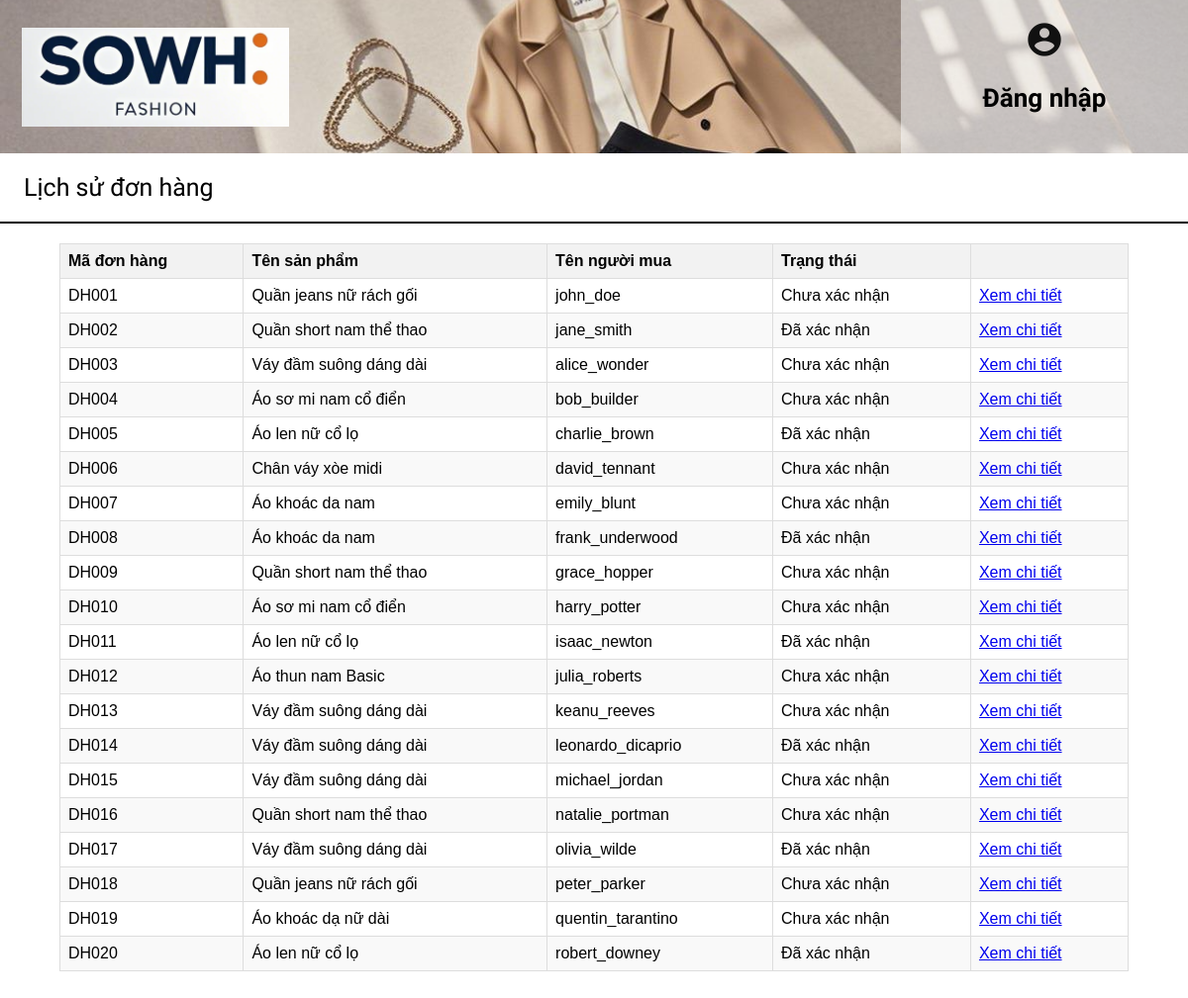
Screenshot of /lsdonhang.php with the database file from the repository.
### tables this page shows
CREATE TABLE `donhang` (
  `MaDH` char(10) NOT NULL,
  `TaiKhoan` varchar(20) NOT NULL,
  `TenNguoiNhan` varchar(50) NOT NULL,
  `SoDienThoai` char(10) NOT NULL,
  `DiaChi` varchar(50) NOT NULL,
  `SoLuong` int(11) NOT NULL,
  `Co` char(1) NOT NULL,
  `Gia` int(11) NOT NULL,
  `TrangThai` varchar(50) NOT NULL,
  `MaSP` varchar(10) DEFAULT NULL,
  `ThoiGian` datetime NOT NULL DEFAULT current_timestamp()
);

CREATE TABLE `sanpham` (
  `MaSP` varchar(10) NOT NULL,
  `TenSP` varchar(50) NOT NULL,
  `MoTa` varchar(1000) NOT NULL,
  `Gia` int(11) NOT NULL,
  `GioiTinh` varchar(10) NOT NULL,
  `PhanLoai` varchar(20) NOT NULL,
  `img` varchar(255) DEFAULT NULL,
  `luotmua` int(11) DEFAULT NULL,
  `S` tinyint(1) DEFAULT NULL,
  `L` tinyint(1) DEFAULT NULL,
  `XL` tinyint(1) DEFAULT NULL,
  `XXL` tinyint(1) DEFAULT NULL,
  `SLDaBan` int(11) DEFAULT NULL,
  `SLConLai` int(11) DEFAULT NULL,
  `MauSac` varchar(50) DEFAULT '',
  `Video` text DEFAULT '',
  `Anh` text DEFAULT '',
  `SoLuong` int(11) DEFAULT 0
);

### lsdonhang.php (the view, shortened to what this page needs)
<?php
$servername = "localhost";
$username = "root";
$password = "";
$dbname = "fss";
$conn = new mysqli($servername, $username, $password, $dbname);
$sql = "SELECT * FROM donhang,sanpham where donhang.MaSP=sanpham.MaSP";
$result = $conn->query($sql);
?>
<!DOCTYPE html>
<html lang="en">
	<head>
	  <link rel="stylesheet" href="lsdonhang.css">
	</head>
	<body>
		<header>
			<a href="trangchu.php">
				<img src="img/logo2.png" alt="Sowh Fashion Logo">
			</a>
			<?php if (isset($_SESSION['username'])): ?>
				<div class="header">
					<section>
						<a href="" class="login" style="top: 35px; left: 1300px;" ><b><?php echo htmlspecialchars($_SESSION['username']); ?></b></a>
						<a href="logout.php" class="login" style="top: 35px; right: 30px;" ><span class="material-icons"
							style="font-size: 40px; color: #111;" >logout </span></a>
					</section>
					<section>
						<a href="" class="login" style="top: 100px; left: 1300px;">Khác</a>
						<li class="dropdown">
							<a href="" class="login" ><span class="material-icons" style="font-size: 40px; color: #111;">menu</span> </a>
							<div class="dropdown-content">
								<a href="">Quản lý kho hàng</a>
								<a href="">Xem đơn hàng</a>
								<a href="">Xem lịch sử đơn hàng</a>
								<a href="">Doanh thu</a>
							</div>
						</li>
					</section>
				</div>
			<?php else: ?>
				<div class="header">
					<a href="login.php" class="login"><span class="material-icons"
						style="font-size: 40px; color: #111;" >account_circle</span></a><br>
					<a href="login.php" class="login"><b>Đăng nhập</b></a>
				</div>
			<?php endif; ?>
		</header>
		<div style="padding-top: 20px" >
			<label>Lịch sử đơn hàng</label>
		</div>
		<div class="thanhngang"></div>
		<table>
			<thead>
				<tr>
					<th>Mã đơn hàng</th>
					<th>Tên sản phẩm</th>
					<th>Tên người mua</th>
					<th>Trạng thái</th>
					<th></th>
				</tr>
			</thead>
			<tbody>
				<div>
					<?php
					if ($result->num_rows > 0) {
						while($row = $result->fetch_assoc()) {
							echo'
							<tr>
								<td>'. $row["MaDH"] .'</td>
								<td>'. $row["TenSP"] .'</td>
								<td>'. $row["TaiKhoan"] .'</td>
								<td>'. $row["TrangThai"] .'</td>
								<td><a href="chitietDH.php?id=' . $row["MaDH"] . '"">Xem chi tiết</a></td>
							</tr>';
						}
					} else {
						echo "Không có sản phẩm";
					}
					?>
				 </div>
			</tbody>
		</table>
	</body>
</html>

### lsdonhang.css (style rules this page uses)
* { margin: 0; padding: 0; box-sizing: border-box; }
body { margin: 0; padding-bottom: 50px; font-family: Arial, sans-serif; }
header { height: 155px; width: 100%; display: flex; justify-content: space-between; background: url(img/header.png) no-repeat; background-position: 50% 21.4%; background-size: cover; }
header img { width: 290px; height: 120px; margin: 18px 20px 20px 12px ; padding: 10px; }
header div.header { display: flex; flex-direction: column; width: 290px; height: 100%; padding: 20px 10px ; background-color: rgba(255, 255, 255, 0.5); }
.login { margin: 0 auto; color: black; font-size: 26px; text-decoration: none; font-family: 'Paytone One', sans-serif; }
label { font-size: 25px; font-family: 'Paytone One', Noto Serif Dispaly; margin: 0 72% 0 2%; }
table { border-collapse: collapse; margin: 20px 5%; width: 90%; }
th, td { border: 1px solid #ddd; padding: 8px; text-align: left; }
th { background-color: #f2f2f2; }
tr:nth-child(even) { background-color: #f9f9f9; }
.thanhngang { width: 100%; height: 2px; background-color: black; margin: 20px 0; }

### rows the page displays
donhang: MaDH "DH001", sanpham.TenSP "Quần jeans nữ rách gối", TaiKhoan "john_doe", TrangThai "Chưa xác nhận"
donhang: MaDH "DH002", sanpham.TenSP "Quần short nam thể thao", TaiKhoan "jane_smith", TrangThai "Đã xác nhận"
donhang: MaDH "DH003", sanpham.TenSP "Váy đầm suông dáng dài", TaiKhoan "alice_wonder", TrangThai "Chưa xác nhận"
donhang: MaDH "DH004", sanpham.TenSP "Áo sơ mi nam cổ điển", TaiKhoan "bob_builder", TrangThai "Chưa xác nhận"
donhang: MaDH "DH005", sanpham.TenSP "Áo len nữ cổ lọ", TaiKhoan "charlie_brown", TrangThai "Đã xác nhận"
donhang: MaDH "DH006", sanpham.TenSP "Chân váy xòe midi", TaiKhoan "david_tennant", TrangThai "Chưa xác nhận"
donhang: MaDH "DH007", sanpham.TenSP "Áo khoác da nam", TaiKhoan "emily_blunt", TrangThai "Chưa xác nhận"
donhang: MaDH "DH008", sanpham.TenSP "Áo khoác da nam", TaiKhoan "frank_underwood", TrangThai "Đã xác nhận"
donhang: MaDH "DH009", sanpham.TenSP "Quần short nam thể thao", TaiKhoan "grace_hopper", TrangThai "Chưa xác nhận"
donhang: MaDH "DH010", sanpham.TenSP "Áo sơ mi nam cổ điển", TaiKhoan "harry_potter", TrangThai "Chưa xác nhận"
donhang: MaDH "DH011", sanpham.TenSP "Áo len nữ cổ lọ", TaiKhoan "isaac_newton", TrangThai "Đã xác nhận"
donhang: MaDH "DH012", sanpham.TenSP "Áo thun nam Basic", TaiKhoan "julia_roberts", TrangThai "Chưa xác nhận"
donhang: MaDH "DH013", sanpham.TenSP "Váy đầm suông dáng dài", TaiKhoan "keanu_reeves", TrangThai "Chưa xác nhận"
donhang: MaDH "DH014", sanpham.TenSP "Váy đầm suông dáng dài", TaiKhoan "leonardo_dicaprio", TrangThai "Đã xác nhận"
donhang: MaDH "DH015", sanpham.TenSP "Váy đầm suông dáng dài", TaiKhoan "michael_jordan", TrangThai "Chưa xác nhận"
donhang: MaDH "DH016", sanpham.TenSP "Quần short nam thể thao", TaiKhoan "natalie_portman", TrangThai "Chưa xác nhận"
donhang: MaDH "DH017", sanpham.TenSP "Váy đầm suông dáng dài", TaiKhoan "olivia_wilde", TrangThai "Đã xác nhận"
donhang: MaDH "DH018", sanpham.TenSP "Quần jeans nữ rách gối", TaiKhoan "peter_parker", TrangThai "Chưa xác nhận"
donhang: MaDH "DH019", sanpham.TenSP "Áo khoác dạ nữ dài", TaiKhoan "quentin_tarantino", TrangThai "Chưa xác nhận"
donhang: MaDH "DH020", sanpham.TenSP "Áo len nữ cổ lọ", TaiKhoan "robert_downey", TrangThai "Đã xác nhận"
